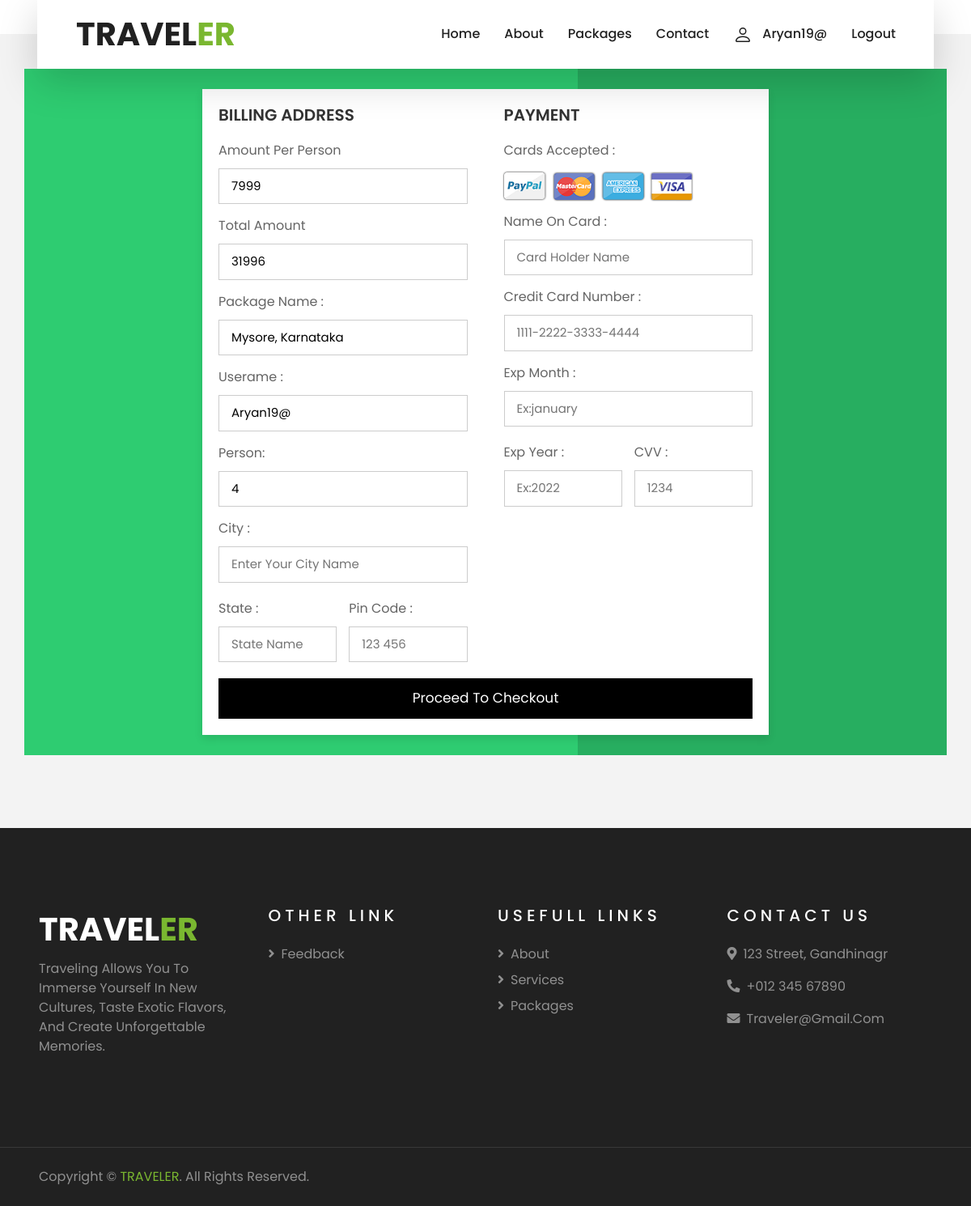
The app's page /payment.php (signed in) with its own data.
### tables this page shows
CREATE TABLE `booking` (
  `bookingid` int(20) NOT NULL,
  `userid` int(20) NOT NULL,
  `fullname` varchar(50) NOT NULL,
  `email` varchar(30) NOT NULL,
  `phone` varchar(20) NOT NULL,
  `packagename` varchar(30) NOT NULL,
  `person` int(10) NOT NULL,
  `amount` varchar(30) NOT NULL,
  `bookingdate` timestamp NOT NULL DEFAULT current_timestamp()
);

CREATE TABLE `user` (
  `userid` int(20) NOT NULL,
  `username` varchar(30) NOT NULL,
  `password` varchar(40) NOT NULL,
  `firstname` varchar(30) NOT NULL,
  `lastname` varchar(30) NOT NULL,
  `phone` varchar(10) NOT NULL,
  `email` varchar(30) NOT NULL,
  `address` varchar(30) NOT NULL
);

### payment.php (the view, shortened to what this page needs)
<?php
include('Inc/Header.php');
include('Inc/config.php');
$conn = new mysqli($servername, $dbusername, $password, $dbname);
$userid = $_SESSION['userid'];
$sql = "SELECT packageName, person, amount FROM booking WHERE userid =  $userid";
$result = $conn->query($sql);
if ($result->num_rows > 0) {
    while ($row = $result->fetch_assoc()) {
        $packageName = $row["packageName"];
        $person = $row["person"];
        $amount = $row["amount"];
    }
} else {
    echo "No package selected for the logged-in user.";
}
$sql_username = "SELECT username FROM user WHERE userid = $userid";
$result_username = $conn->query($sql_username);
if ($result_username->num_rows > 0) {
    $row_username = $result_username->fetch_assoc();
    $username = $row_username["username"];
} else {
    $username = "Guest";
}
?>
<!DOCTYPE html>
<html lang="en">
<head>
    <link rel="stylesheet" href="css/payment.css">
</head>
<body>
    <div class="container">
        <form method="POST">
            <div class="row">
                <div class="col">
                    <h3 class="title">billing address</h3>
                    <div class="inputBox">
                        <span>Amount Per Person</span>
                        <input type="number" name="amount" id="amount" value="<?php echo $amount; ?>" readonly>
                    </div>
                    <div class="inputBox">
                        <span>Total Amount</span>
                        <input type="number" name="totalamount" id="totalAmount" readonly>
                    </div>
                    <div class="inputBox">
                        <span>Package Name :</span>
                        <input type="text" value="<?php echo $packageName; ?>" name="packageName" readonly>
                    </div>
                    <div class="inputBox">
                        <span>Userame :</span>
                        <input type="text" value="<?php echo $username; ?>" name="username" readonly>
                    </div>
                    <div class="inputBox">
                        <span>Person:</span>
                        <input type="number" value="<?php echo $person; ?>" name="person" id="person" readonly>
                    </div>
                    <div class="inputBox">
                        <span>city :</span>
                        <input type="text" placeholder="Enter Your City Name" name="city">
                    </div>
                    <div class="flex">
                        <div class="inputBox">
                            <span>state :</span>
                            <input type="text" placeholder="State Name" name="state">
                        </div>
                        <div class="inputBox">
                            <span>pin code :</span>
                            <input type="text" placeholder="123 456" name="pincode">
                        </div>
                    </div>
                </div>
                <div class="col">
                    <h3 class="title">payment</h3>
                    <div class="inputBox">
                        <span>cards accepted :</span>
                        <img src="img/card_img.png" alt="">
                    </div>
                    <div class="inputBox">
                        <span>name on card :</span>
                        <input type="text" placeholder="Card Holder Name" name="cardName" required>
                    </div>
                    <div class="inputBox">
                        <span>credit card number :</span>
                        <input type="text" placeholder="1111-2222-3333-4444" name="cardNumber" required>
                    </div>
                    <div class="inputBox">
                        <span>exp month :</span>
                        <input type="text" placeholder="Ex:january" name="expM" required>
                    </div>
                    <div class="flex">
                        <div class="inputBox">
                            <span>exp year :</span>
                            <input type="text" placeholder="Ex:2022" name="expYear" required>
                        </div>
                        <div class="inputBox">
                            <span>CVV :</span>
                            <input type="password" placeholder="1234" name="cvv" required>
                        </div>
                    </div>
                </div>
            </div>
            <input type="submit" value="proceed to checkout" class="submit-btn" name="checkout">
        </form>
    </div>
    <?php include('Inc/Footer.php'); ?>
</body>
</html>

### css/payment.css (style rules this page uses)
* { font-family: 'Poppins', sans-serif; margin:0; padding:0; box-sizing: border-box; outline: none; border:none; text-transform: capitalize; transition: all .2s linear; }
.container { display: flex; justify-content: center; align-items: center; padding:25px; min-height: 100vh; background: linear-gradient(90deg, #2ecc71 60%, #27ae60 40.1%); }
.container form { padding:20px; width:700px; background: #fff; box-shadow: 0 5px 10px rgba(0,0,0,.1); }
.container form .row { display: flex; flex-wrap: wrap; gap:15px; }
.container form .row .col { flex:1 1 250px; }
.container form .row .col .title { font-size: 20px; color:#333; padding-bottom: 5px; text-transform: uppercase; }
.container form .row .col .inputBox { margin:15px 0; }
.container form .row .col .inputBox span { margin-bottom: 10px; display: block; }
.container form .row .col .inputBox input { width: 100%; border:1px solid #ccc; padding:10px 15px; font-size: 15px; text-transform: none; }
.container form .row .col .flex { display: flex; gap:15px; }
.container form .row .col .flex .inputBox { margin-top: 5px; }
.container form .row .col .inputBox img { height: 34px; margin-top: 5px; filter: drop-shadow(0 0 1px #000); }
.container form .submit-btn { width: 100%; padding:12px; font-size: 17px; background: black; color:#fff; margin-top: 5px; cursor: pointer; }

### records on screen
booking: amount "7999", packageName "Mysore, Karnataka", person "4"
user: username "Aryan19@"

### other values on screen
$username "Aryan19@"
